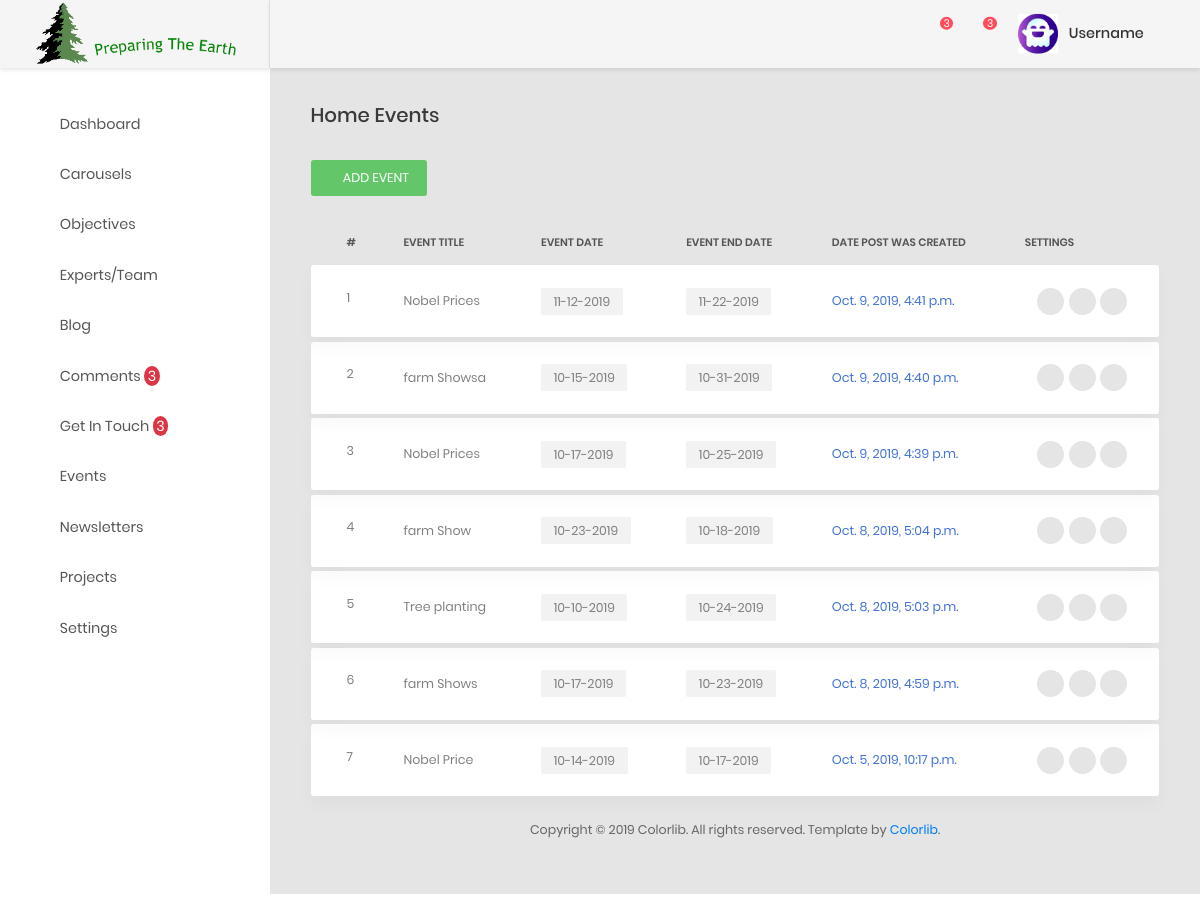
/ccsbadmin/viewEvents/, run on the app's committed database.
### ccsbadmin/models.py (models this page shows, shortened)
class Event(models.Model):
    events_image = models.ImageField(upload_to='events', max_length=200, null=False, blank=False)  # height_field=None, width_field=None,
    events_title = models.CharField(max_length=150, null=False, blank=False)
    events_description = models.TextField()
    event_date = models.DateTimeField(default=datetime.datetime.now())
    event_end_date = models.DateTimeField(default=datetime.datetime.now())
    created_at = models.DateTimeField(auto_now_add=True)
    updated_at = models.DateTimeField(auto_now=True)

### ccsbadmin/views.py (the view)
# urls.py: path('viewEvents/', views.viewEvents, name='viewEvents'),
def viewEvents(request):
    events = Event.objects.order_by('-created_at')
    context = {
        'title': 'Events',
        'events': events,
    }
    return render(request, 'event/events.html',context)

### ccsbadmin/templatetags/callmethod.py (called while the page is built)
@register.filter(name='comments')
def comments(request):
    comments = Comment.objects.filter(status="UNREAD").order_by("-created_at")
    if comments is not None:
        return comments
    return False

@register.filter(name='get_intouch')
def get_intouch(request):
    getintouchs = GetInTouch.objects.filter(status="UNREAD").order_by("-created_at")
    if getintouchs  is not None:
        return getintouchs
    return False

@register.filter(name='comment_unread_count')
def comment_unread_count(request):
    unread_comments = Comment.objects.filter(status="UNREAD").count()
    if unread_comments is not None:
        return unread_comments
    return False

@register.filter(name='getintouch_unread_count')
def getintouch_unread_count(request):
    getintouch_unread_count = GetInTouch.objects.filter(status="UNREAD").count()
    if getintouch_unread_count is not None:
        return getintouch_unread_count
    return False

### ccsbadmin/templates/event/events.html (shortened to what this page needs)
{% extends "aahome/aalayout.html" %}
{% load static %}
    {% block links %}
        <link type="text/css" rel="stylesheet" href="https://cdn.datatables.net/1.10.18/css/dataTables.bootstrap.min.css">
        <link type="text/css" href="https://cdnjs.cloudflare.com/ajax/libs/bootstrap-select/1.10.0/css/bootstrap-select.min.css" rel="stylesheet" />
        <link rel="stylesheet" href="https://cdn.jsdelivr.net/npm/bootstrap-select@1.13.9/dist/css/bootstrap-select.min.css">
    {% endblock links %}
{% block content %}
            <div class="main-content">
                <div class="section__content section__content--p30">
                    <div class="container-fluid">
                        <div class="row">
                            <div class="col-md-12">
                                <h3 class="title-5 m-b-35">Home Events</h3>
                                <div class="table-data__tool">
                                    <div class="table-data__tool-right">
                                        <button data-toggle="modal" data-target="#largeModal" class="au-btn au-btn-icon au-btn--green au-btn--small">
                                            <i class="zmdi zmdi-plus" ></i>add event
                                        </button>
                                    </div>
                                </div>
                                <div class="table-responsive table-responsive-data2">
                                    <table class="table tablez table-data2">
                                        <thead>
                                            <tr>
                                                <th>#</th>
                                                <th>event title</th>
                                                <th>event date</th>
                                                <th>event end date</th>
                                                <th>date post was created</th>
                                                <th>Settings</th>
                                            </tr>
                                        </thead>
                                        <tbody>
                                            {% for event in events %}
                                                <tr class="tr-shadow ">
                                                    <td>{{ forloop.counter }}</td>
                                                    <td>{{ event.events_title }}</td>
                                                    <td>
                                                        <span class="block-email">{{ event.event_date|date:"m-d-Y" }}</span>
                                                    </td>
                                                    <td>
                                                        <span class="block-email">{{ event.event_end_date|date:"m-d-Y" }}</span>
                                                    </td>
                                                    <td class="desc">{{ event.created_at }}</td>
                                                    <td>
                                                        <div class="table-data-feature">
                                                            <a href="{% url 'CCSBADMIN:viewSingleEvents' event.id %}" class="item" data-toggle="tooltip" data-placement="top" title="View">
                                                                <i class="fa fa-eye"></i>
                                                            </a>
                                                            <button class="item" data-toggle="modal" data-target="#ee{{ event.id }}" data-placement="top" title="Edit">
                                                                <i class="zmdi zmdi-edit"></i>
                                                            </button>
                                                            <button data-toggle="modal" data-target="#dd{{ event.id }}" class="item"  data-placement="top" title="Delete">
                                                                <i class="zmdi zmdi-delete"></i>
                                                            </button>
                                                        </div>
                                                    </td>
                                                </tr>
                                                <tr class="spacer"></tr>
                                            {% endfor %}
                                        </tbody>
                                    </table>
                                </div>
                            </div>
                        </div>
                        <div class="row">
                            <div class="col-md-12">
                                <div class="copyright">
                                    <p>Copyright © <script> var date = new Date(); var yr = date.getFullYear(); document.write(yr);</script> Colorlib. All rights reserved. Template by <a href="https://colorlib.com">Colorlib</a>.</p>
                                </div>
                            </div>
                        </div>
                    </div>
                </div>
            </div>
{% endblock content %}

### data on the page
Event: events_title "Nobel Prices", event_date "11-12-2019", event_end_date "11-22-2019", created_at "Oct. 9, 2019, 4:41 p.m."
Event: events_title "farm Showsa", event_date "10-15-2019", event_end_date "10-31-2019", created_at "Oct. 9, 2019, 4:40 p.m."
Event: events_title "Nobel Prices", event_date "10-17-2019", event_end_date "10-25-2019", created_at "Oct. 9, 2019, 4:39 p.m."
Event: events_title "farm Show", event_date "10-23-2019", event_end_date "10-18-2019", created_at "Oct. 8, 2019, 5:04 p.m."
Event: events_title "Tree planting", event_date "10-10-2019", event_end_date "10-24-2019", created_at "Oct. 8, 2019, 5:03 p.m."
Event: events_title "farm Shows", event_date "10-17-2019", event_end_date "10-23-2019", created_at "Oct. 8, 2019, 4:59 p.m."
Event: events_title "Nobel Price", event_date "10-14-2019", event_end_date "10-17-2019", created_at "Oct. 5, 2019, 10:17 p.m."

### other printed values
{{ request|comment_unread_count }} "3"
{{ request|getintouch_unread_count }} "3"
